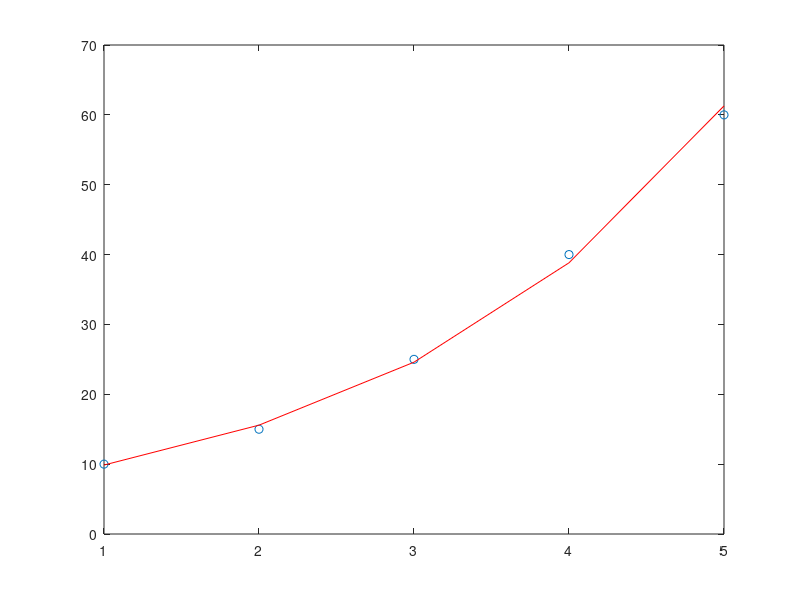

This chart was generated by the following MATLAB code:
% Define the independent variable x and the dependent variable y
x = [1 2 3 4 5];
y = [10 15 25 40 60];

% Take the natural logarithm of the dependent variable y
y_ln = log(y);

% Calculate the slope and y-intercept of the exponential regression line
n = length(x);
sum_x = sum(x);
sum_y_ln = sum(y_ln);
sum_xy = sum(x.*y_ln);
sum_x2 = sum(x.^2);
slope = (n*sum_xy - sum_x*sum_y_ln) / (n*sum_x2 - sum_x^2)
y_intercept = (sum_y_ln - slope*sum_x) / n

% Plot the data and the exponential regression line
plot(x, y, 'o');
hold on;
plot(x, exp(y_intercept) * exp(slope*x), 'r');
